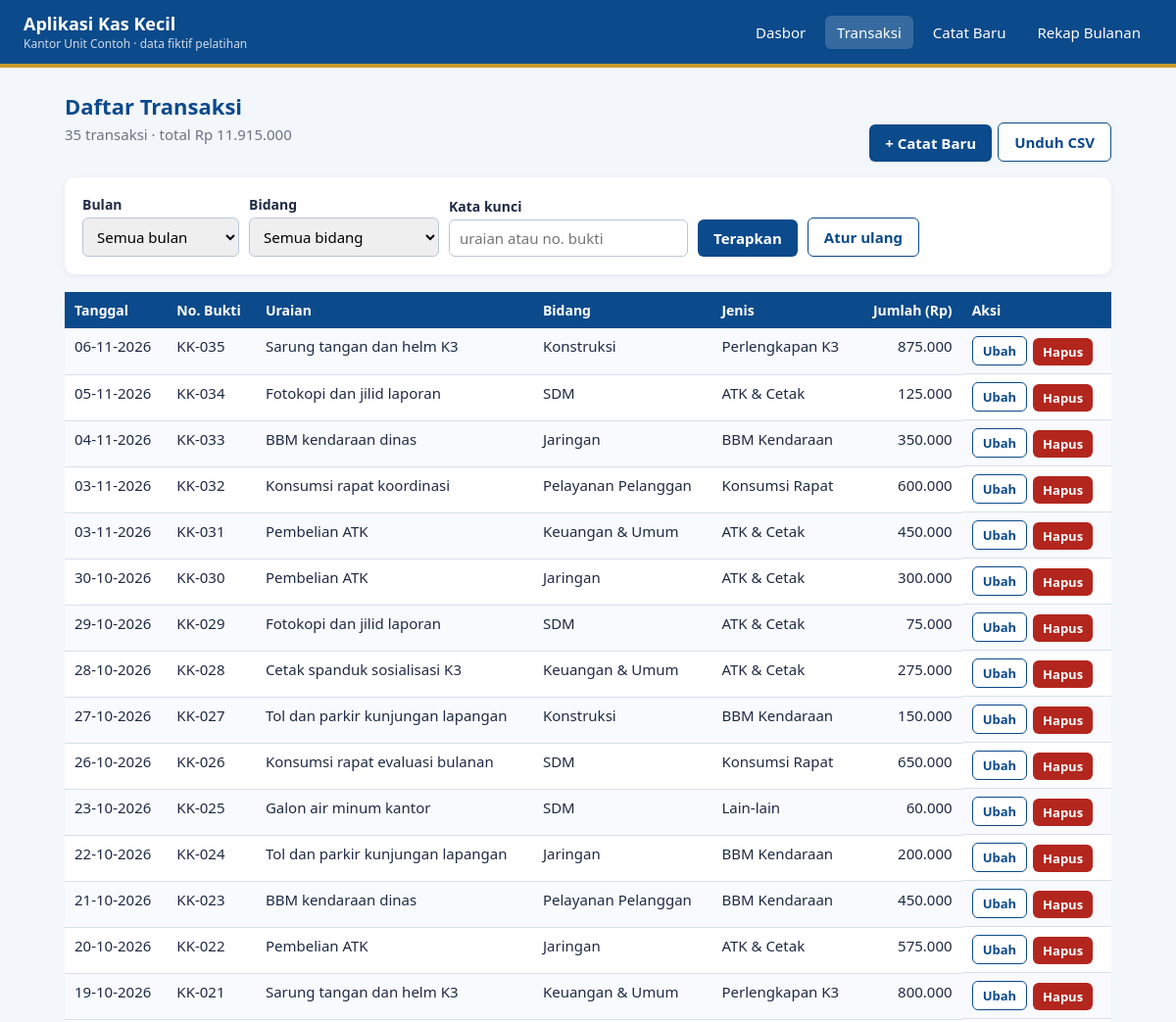
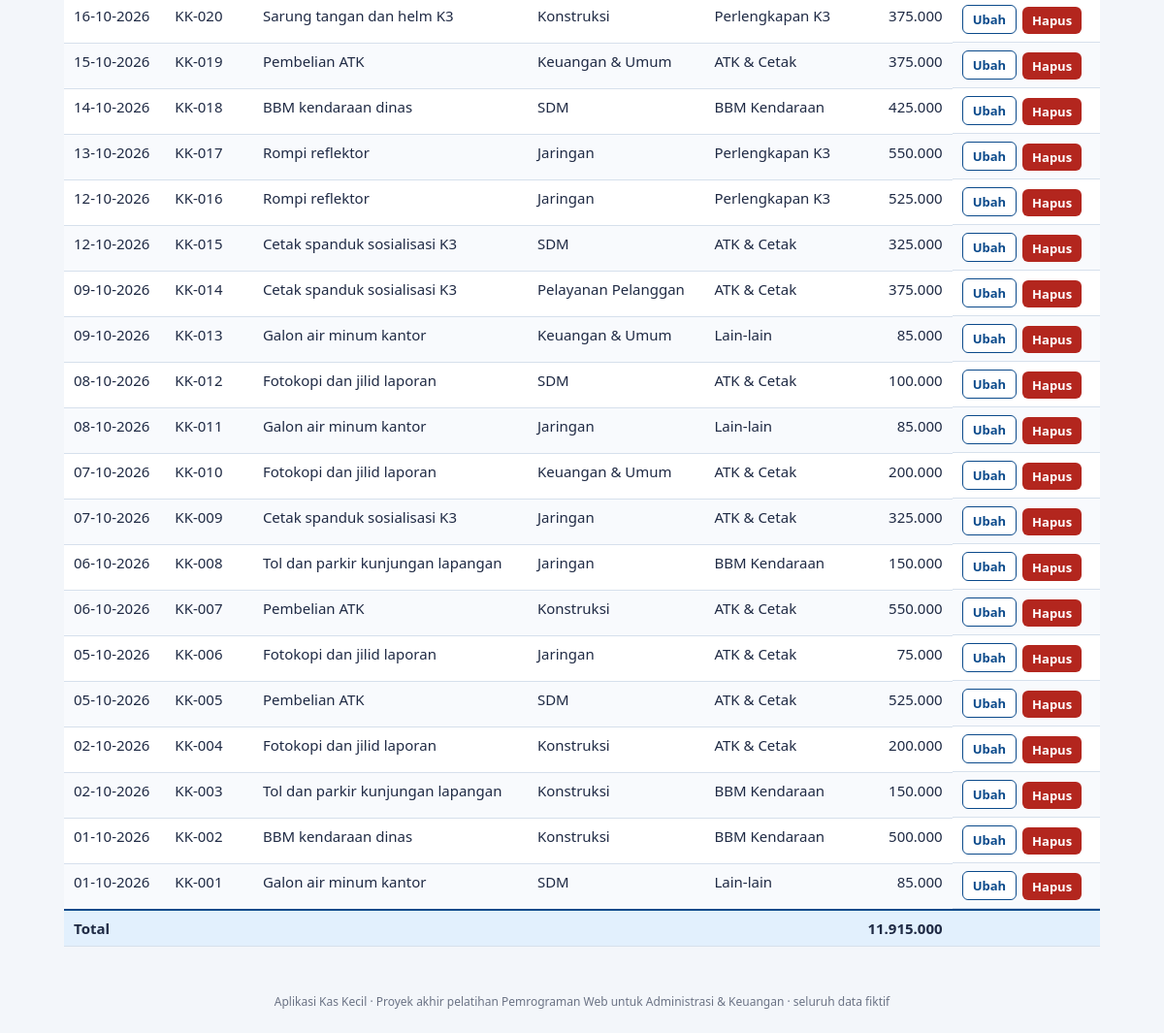
Page /03-proyek-akhir/P1-aplikasi-kas-kecil/transaksi.php on the committed database (2 pictures, top to bottom).
### tables this page shows
CREATE TABLE kas_kecil (                                       
  id INT AUTO_INCREMENT PRIMARY KEY,                           
  tanggal DATE NOT NULL,                                       
  no_bukti VARCHAR(10) NOT NULL UNIQUE,                        
  uraian VARCHAR(100) NOT NULL,                                
  bidang VARCHAR(40) NOT NULL,                                 
  jenis VARCHAR(40) NOT NULL,                                  
  jumlah DECIMAL(12,2) NOT NULL CHECK (jumlah > 0)             
);

### 03-proyek-akhir/P1-aplikasi-kas-kecil/inc/filter.php (called while the page is built, shortened)
<?php
$filter = [
    "bulan"  => $_GET["bulan"] ?? "",
    "bidang" => $_GET["bidang"] ?? "",
    "kata"   => trim($_GET["kata"] ?? ""),
];
$syarat = [];
$sqlWhere = $syarat ? " WHERE " . implode(" AND ", $syarat) : "";

### 03-proyek-akhir/P1-aplikasi-kas-kecil/config.php (called while the page is built, shortened)
<?php
function e($teks)
{
    return htmlspecialchars((string) $teks, ENT_QUOTES, "UTF-8");
}
function rp($angka)
{
    return number_format((float) $angka, 0, ",", ".");
}
function tgl($tanggal)
{
    return date("d-m-Y", strtotime($tanggal));
}

### 03-proyek-akhir/P1-aplikasi-kas-kecil/transaksi.php (the view, shortened to what this page needs)
<?php
require "config.php";
require "inc/filter.php";
$st = $db->prepare("SELECT * FROM kas_kecil" . $sqlWhere . " ORDER BY tanggal DESC, id DESC");
$st->execute($nilaiWhere);
$data = $st->fetchAll();
$total = array_sum(array_column($data, "jumlah"));
require "inc/header.php";
?>
<div class="baris-judul">
  <div>
    <h1>Daftar Transaksi</h1>
    <p class="sub"><?= count($data) ?> transaksi · total Rp <?= rp($total) ?></p>
  </div>
  <div class="aksi">
    <a class="tombol" href="form.php">+ Catat Baru</a>
    <a class="tombol sekunder" href="ekspor.php?<?= e(http_build_query($filter)) ?>">Unduh CSV</a>
  </div>
</div>
<form method="get" class="panel filter">
  <div class="isian">
    <label for="bulan">Bulan</label>
    <select id="bulan" name="bulan">
      <option value="">Semua bulan</option>
    </select>
  </div>
  <div class="isian">
    <label for="bidang">Bidang</label>
    <select id="bidang" name="bidang">
      <option value="">Semua bidang</option>
    </select>
  </div>
  <div class="isian">
    <label for="kata">Kata kunci</label>
    <input id="kata" name="kata" value="<?= e($filter["kata"]) ?>" placeholder="uraian atau no. bukti">
  </div>
  <button class="tombol" type="submit">Terapkan</button>
  <a class="tombol sekunder" href="transaksi.php">Atur ulang</a>
</form>
<div class="tabel-wadah">
  <table>
    <tr><th>Tanggal</th><th>No. Bukti</th><th>Uraian</th><th>Bidang</th><th>Jenis</th><th class="n">Jumlah (Rp)</th><th class="tidak-dicetak">Aksi</th></tr>
    <?php foreach ($data as $t): ?>
      <tr>
        <td><?= tgl($t["tanggal"]) ?></td>
        <td><?= e($t["no_bukti"]) ?></td>
        <td><?= e($t["uraian"]) ?></td>
        <td><?= e($t["bidang"]) ?></td>
        <td><?= e($t["jenis"]) ?></td>
        <td class="n"><?= rp($t["jumlah"]) ?></td>
        <td class="aksi tidak-dicetak">
          <a class="tombol kecil sekunder" href="form.php?id=<?= $t["id"] ?>">Ubah</a>
          <form method="post" action="hapus.php" data-konfirmasi="Hapus transaksi <?= e($t["no_bukti"]) ?>?">
            <button class="tombol kecil bahaya" type="submit">Hapus</button>
          </form>
        </td>
      </tr>
    <?php endforeach; ?>
    <?php if (!$data): ?>
      <tr><td colspan="7" class="kosong">Tidak ada transaksi yang cocok dengan filter.</td></tr>
    <?php else: ?>
      <tr class="total"><td colspan="5">Total</td><td class="n"><?= rp($total) ?></td><td class="tidak-dicetak"></td></tr>
    <?php endif; ?>
  </table>
</div>
<?php require "inc/footer.php"; ?>

### 03-proyek-akhir/P1-aplikasi-kas-kecil/assets/gaya.css (style rules this page uses)
:root { --utama: #0b4a8b; --utama-muda: #e2f0fd; --aksen: #c99a2e; --teks: #1f2a44; --redup: #6b7385; --garis: #d6e0ec; --latar: #f3f6fa; --hijau: #137a6b; --kuning: #a86b00; --merah: #b3261e; }
* { box-sizing: border-box; }
body { margin: 0; font-family: "Segoe UI", Arial, sans-serif; color: var(--teks); background: var(--latar); font-size: 15px; }
h1 { font-size: 22px; color: var(--utama); margin: 0 0 4px; }
.sub { color: var(--redup); margin: 0 0 18px; }
.baris-judul { display: flex; justify-content: space-between; align-items: flex-end; flex-wrap: wrap; gap: 12px; margin-bottom: 16px; }
.panel { background: #fff; border-radius: 10px; padding: 18px; box-shadow: 0 2px 6px rgba(0,0,0,.06); margin-bottom: 18px; }
.tabel-wadah { overflow-x: auto; }
table { border-collapse: collapse; width: 100%; background: #fff; }
th { background: var(--utama); color: #fff; text-align: left; padding: 9px 10px; font-weight: 600; font-size: 14px; }
td { padding: 8px 10px; border-bottom: 1px solid var(--garis); vertical-align: top; }
tr:nth-child(even) td { background: #f8fafd; }
.n { text-align: right; white-space: nowrap; }
.total td { font-weight: 700; border-top: 2px solid var(--utama); background: var(--utama-muda) !important; }
.isian label { display: block; font-weight: 600; font-size: 14px; margin-bottom: 4px; }
.isian input, .isian select, .isian textarea { width: 100%; padding: 8px 10px; border: 1px solid #b9c6d6; border-radius: 6px; font: inherit; }
.filter { display: flex; flex-wrap: wrap; gap: 10px; align-items: flex-end; }
.filter .isian { min-width: 160px; }
.tombol { display: inline-block; background: var(--utama); color: #fff; border: 0; padding: 9px 16px; border-radius: 6px; font: inherit; font-weight: 600; cursor: pointer; text-decoration: none; }
.tombol.sekunder { background: #fff; color: var(--utama); border: 1px solid var(--utama); }
.tombol.bahaya { background: var(--merah); }
.tombol.kecil { padding: 5px 10px; font-size: 13px; }
.aksi { display: flex; gap: 6px; flex-wrap: wrap; align-items: flex-end; }
.aksi form { margin: 0; }

### rows in the picture
kas_kecil: tanggal "06-11-2026", no_bukti "KK-035", uraian "Sarung tangan dan helm K3", bidang "Konstruksi", jenis "Perlengkapan K3", jumlah "875.000"
kas_kecil: tanggal "05-11-2026", no_bukti "KK-034", uraian "Fotokopi dan jilid laporan", bidang "SDM", jenis "ATK & Cetak", jumlah "125.000"
kas_kecil: tanggal "04-11-2026", no_bukti "KK-033", uraian "BBM kendaraan dinas", bidang "Jaringan", jenis "BBM Kendaraan", jumlah "350.000"
kas_kecil: tanggal "03-11-2026", no_bukti "KK-032", uraian "Konsumsi rapat koordinasi", bidang "Pelayanan Pelanggan", jenis "Konsumsi Rapat", jumlah "600.000"
kas_kecil: tanggal "03-11-2026", no_bukti "KK-031", uraian "Pembelian ATK", bidang "Keuangan & Umum", jenis "ATK & Cetak", jumlah "450.000"
kas_kecil: tanggal "30-10-2026", no_bukti "KK-030", uraian "Pembelian ATK", bidang "Jaringan", jenis "ATK & Cetak", jumlah "300.000"
kas_kecil: tanggal "29-10-2026", no_bukti "KK-029", uraian "Fotokopi dan jilid laporan", bidang "SDM", jenis "ATK & Cetak", jumlah "75.000"
kas_kecil: tanggal "28-10-2026", no_bukti "KK-028", uraian "Cetak spanduk sosialisasi K3", bidang "Keuangan & Umum", jenis "ATK & Cetak", jumlah "275.000"
kas_kecil: tanggal "27-10-2026", no_bukti "KK-027", uraian "Tol dan parkir kunjungan lapangan", bidang "Konstruksi", jenis "BBM Kendaraan", jumlah "150.000"
kas_kecil: tanggal "26-10-2026", no_bukti "KK-026", uraian "Konsumsi rapat evaluasi bulanan", bidang "SDM", jenis "Konsumsi Rapat", jumlah "650.000"
kas_kecil: tanggal "23-10-2026", no_bukti "KK-025", uraian "Galon air minum kantor", bidang "SDM", jenis "Lain-lain", jumlah "60.000"
kas_kecil: tanggal "22-10-2026", no_bukti "KK-024", uraian "Tol dan parkir kunjungan lapangan", bidang "Jaringan", jenis "BBM Kendaraan", jumlah "200.000"
kas_kecil: tanggal "21-10-2026", no_bukti "KK-023", uraian "BBM kendaraan dinas", bidang "Pelayanan Pelanggan", jenis "BBM Kendaraan", jumlah "450.000"
kas_kecil: tanggal "20-10-2026", no_bukti "KK-022", uraian "Pembelian ATK", bidang "Jaringan", jenis "ATK & Cetak", jumlah "575.000"
kas_kecil: tanggal "19-10-2026", no_bukti "KK-021", uraian "Sarung tangan dan helm K3", bidang "Keuangan & Umum", jenis "Perlengkapan K3", jumlah "800.000"
kas_kecil: tanggal "16-10-2026", no_bukti "KK-020", uraian "Sarung tangan dan helm K3", bidang "Konstruksi", jenis "Perlengkapan K3", jumlah "375.000"
kas_kecil: tanggal "15-10-2026", no_bukti "KK-019", uraian "Pembelian ATK", bidang "Keuangan & Umum", jenis "ATK & Cetak", jumlah "375.000"
kas_kecil: tanggal "14-10-2026", no_bukti "KK-018", uraian "BBM kendaraan dinas", bidang "SDM", jenis "BBM Kendaraan", jumlah "425.000"
kas_kecil: tanggal "13-10-2026", no_bukti "KK-017", uraian "Rompi reflektor", bidang "Jaringan", jenis "Perlengkapan K3", jumlah "550.000"
kas_kecil: tanggal "12-10-2026", no_bukti "KK-016", uraian "Rompi reflektor", bidang "Jaringan", jenis "Perlengkapan K3", jumlah "525.000"
kas_kecil: tanggal "12-10-2026", no_bukti "KK-015", uraian "Cetak spanduk sosialisasi K3", bidang "SDM", jenis "ATK & Cetak", jumlah "325.000"
kas_kecil: tanggal "09-10-2026", no_bukti "KK-014", uraian "Cetak spanduk sosialisasi K3", bidang "Pelayanan Pelanggan", jenis "ATK & Cetak", jumlah "375.000"
kas_kecil: tanggal "09-10-2026", no_bukti "KK-013", uraian "Galon air minum kantor", bidang "Keuangan & Umum", jenis "Lain-lain", jumlah "85.000"
kas_kecil: tanggal "08-10-2026", no_bukti "KK-012", uraian "Fotokopi dan jilid laporan", bidang "SDM", jenis "ATK & Cetak", jumlah "100.000"
kas_kecil: tanggal "08-10-2026", no_bukti "KK-011", uraian "Galon air minum kantor", bidang "Jaringan", jenis "Lain-lain", jumlah "85.000"
kas_kecil: tanggal "07-10-2026", no_bukti "KK-010", uraian "Fotokopi dan jilid laporan", bidang "Keuangan & Umum", jenis "ATK & Cetak", jumlah "200.000"
kas_kecil: tanggal "07-10-2026", no_bukti "KK-009", uraian "Cetak spanduk sosialisasi K3", bidang "Jaringan", jenis "ATK & Cetak", jumlah "325.000"
kas_kecil: tanggal "06-10-2026", no_bukti "KK-008", uraian "Tol dan parkir kunjungan lapangan", bidang "Jaringan", jenis "BBM Kendaraan", jumlah "150.000"
kas_kecil: tanggal "06-10-2026", no_bukti "KK-007", uraian "Pembelian ATK", bidang "Konstruksi", jenis "ATK & Cetak", jumlah "550.000"
kas_kecil: tanggal "05-10-2026", no_bukti "KK-006", uraian "Fotokopi dan jilid laporan", bidang "Jaringan", jenis "ATK & Cetak", jumlah "75.000"
kas_kecil: tanggal "05-10-2026", no_bukti "KK-005", uraian "Pembelian ATK", bidang "SDM", jenis "ATK & Cetak", jumlah "525.000"
kas_kecil: tanggal "02-10-2026", no_bukti "KK-004", uraian "Fotokopi dan jilid laporan", bidang "Konstruksi", jenis "ATK & Cetak", jumlah "200.000"
kas_kecil: tanggal "02-10-2026", no_bukti "KK-003", uraian "Tol dan parkir kunjungan lapangan", bidang "Konstruksi", jenis "BBM Kendaraan", jumlah "150.000"
kas_kecil: tanggal "01-10-2026", no_bukti "KK-002", uraian "BBM kendaraan dinas", bidang "Konstruksi", jenis "BBM Kendaraan", jumlah "500.000"
kas_kecil: tanggal "01-10-2026", no_bukti "KK-001", uraian "Galon air minum kantor", bidang "SDM", jenis "Lain-lain", jumlah "85.000"

### other values in the picture
$label "Dasbor"
$label "Transaksi"
$label "Catat Baru"
$label "Rekap Bulanan"
count($data) "35"
rp($total) "11.915.000"
